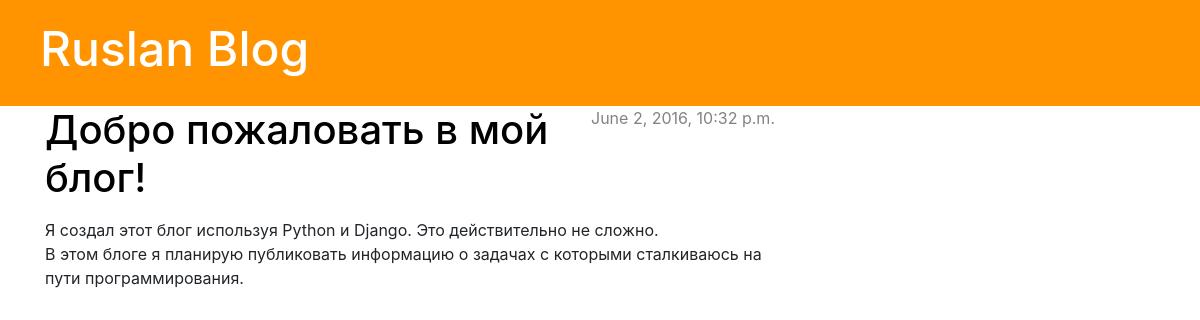
Before: / with the older database file.
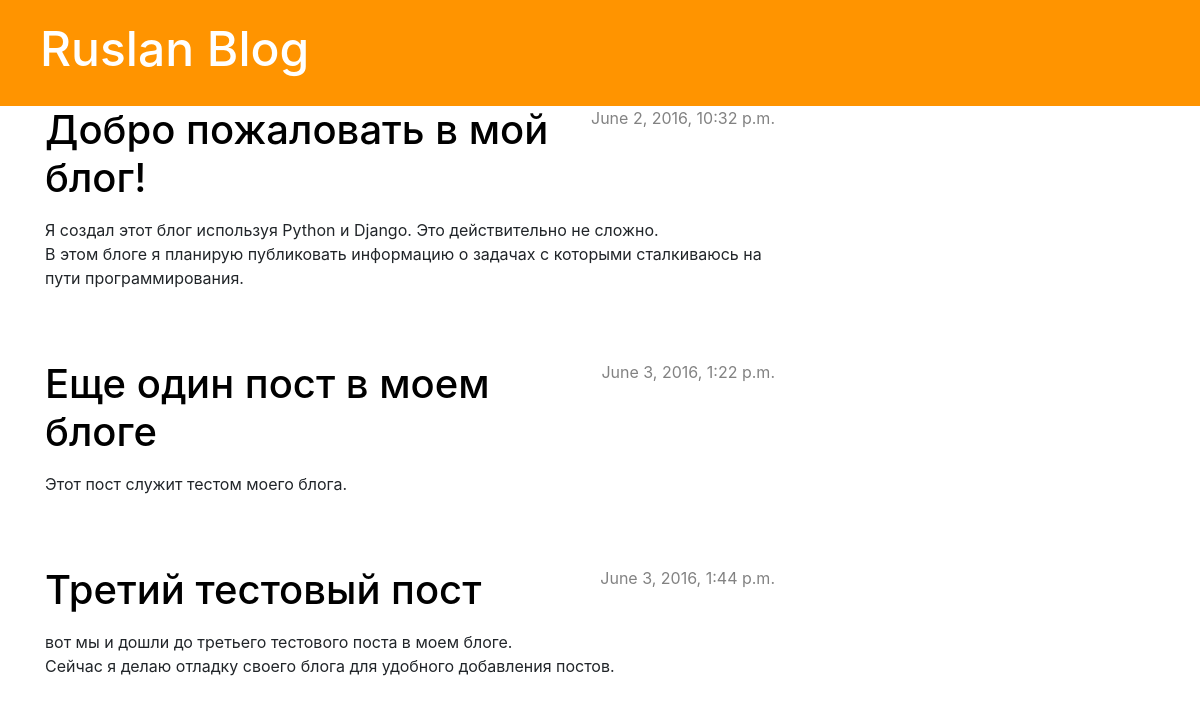
After: the same page with the newer database file.
### blog/models.py (models this page shows, shortened)
class Post(models.Model):
    author = models.ForeignKey('auth.User')
    title = models.CharField(max_length=200)
    text = models.TextField()
    created_date = models.DateTimeField(
            default=timezone.now)
    published_date = models.DateTimeField(
            blank=True, null=True)

### blog/views.py (the view)
# urls.py: url(r'^$', views.post_list, name='post_list'),
def post_list(request):
    posts = Post.objects.filter(published_date__lte=timezone.now()).order_by('published_date')
    return render(request, 'blog/post_list.html', {'posts':posts})

### blog/templates/blog/post_list.html
    {% extends 'blog/base.html' %}
    {% block content %}
        {% for post in posts %}
            <div class="post">
                <div class="date">
                    {{ post.published_date }}
                </div>
                 <h1><a href="{% url 'post_detail' pk=post.pk %}">{{ post.title }}</a></h1>
                <p>{{ post.text|linebreaks }}</p>
            </div>
        {% endfor %}
    {% endblock content %}

### blog/templates/blog/base.html (shortened to what this page needs)
{% load staticfiles %}
<!DOCTYPE html>
<html lang="en">
<head>
    <title> {% load staticfiles %}
<!DOCTYPE html>
<html lang="en">
<head>
    <meta charset="UTF-8">
    <title>Blog on Django</title>
    <link rel="stylesheet" href="../../static/css/style.css">
    <link rel="stylesheet" href="https://maxcdn.bootstrapcdn.com/bootstrap/4.0.0-alpha.2/css/bootstrap.min.css">
</head>
<body>
        <div class="page-header">
            <h1><a href="/">Ruslan Blog</a></h1>
        </div>
        <div class="content container">
            <div class="row">
                <div class="col-md-8">
                {% block content %}
                {% endblock %}
                </div>
            </div>
        </div>
</body>
</html>

### blog/static/css/style.css (style rules this page uses)
.page-header { background-color: #ff9400; margin-top: 0; padding: 20px 20px 20px 40px; }
.page-header h1, .page-header h1 a, .page-header h1 a:visited, .page-header h1 a:active { color: #ffffff; font-size: 36pt; text-decoration: none; }
.content { margin-left: 40px; }
h1, h2, h3, h4 { font-family: 'Lobster', cursive; }
.date { float: right; color: #828282; }
.post { margin-bottom: 70px; }
.post h1 a, .post h1 a:visited { color: #000000; }

Changed rows visible on the page:
added Post: published_date "June 3, 2016, 1:22 p.m.", title "Еще один пост в моем блоге", text "Этот пост служит тестом моего блога."
added Post: published_date "June 3, 2016, 1:44 p.m.", title "Третий тестовый пост", text "вот мы и дошли до третьего тестового поста в моем блоге. Сейчас я делаю отладку своего блога для удобного добавления постов."
